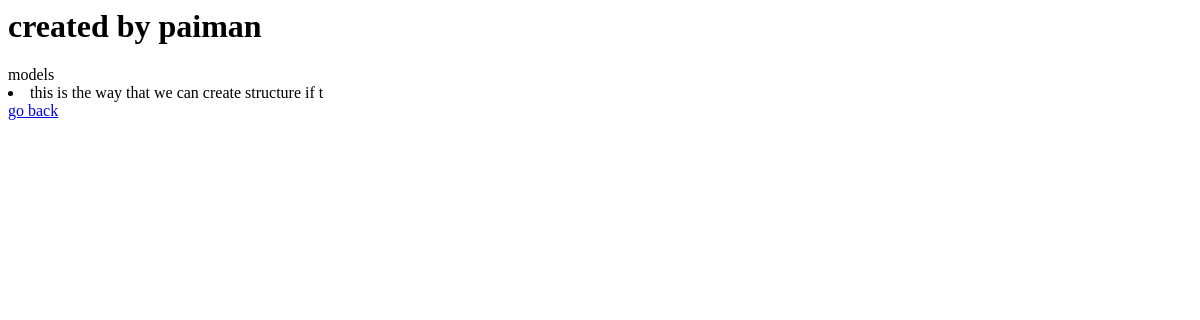
Page /posts/1/ on the earlier database version.
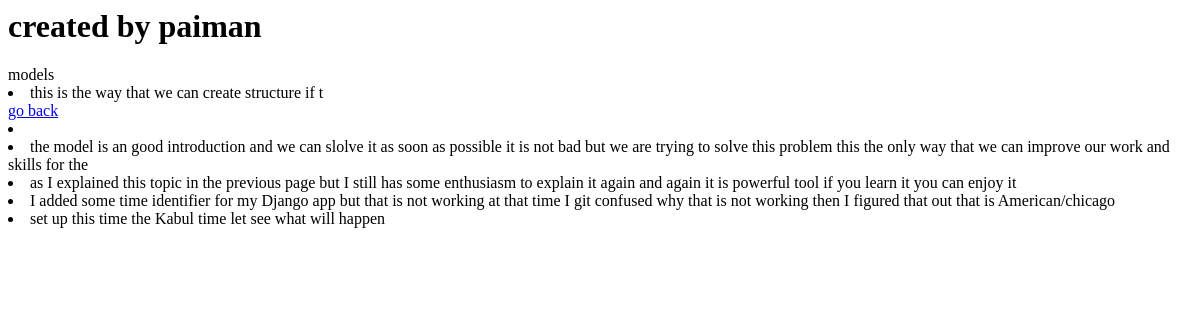
Same page on the later database version.
### posts/models.py (models this page shows)
class comment(models.Model):
    post = models.ForeignKey(Post,on_delete=models.CASCADE)
    title = models.TextField(post,max_length=20,null=True)
    text = models.TextField(max_length=200,null=True,blank=True)
    start_time = models.DateTimeField(null=True)

### posts/views.py (the view)
# urls.py: path('posts/<int:pk>/',post_detail),  # Update the URL pattern for post detail view
def post_detail(request, pk):
    return render(request, 'posts/post_detail.html', context={'key2': Post.objects.get(pk=pk)})

### posts/templates/posts/post_detail.html
<h1> created by paiman </h1>
{{key2.title}}
<li> {{key2.text}}</li>
<a href="/posts/"> go back</a>
{% for i in key2.comment_set.all%}
<li>{{i.text}}</li>
{%endfor%}

Differences in the rows shown:
added comment: text "the model is an good introduction and we can slolve it as soon as possible it is not bad but we are trying to solve this problem this the only way that we can improve our work and skills for the"
added comment: text "as I explained this topic in the previous page but I still has some enthusiasm to explain it again and again it is powerful tool if you learn it you can enjoy it"
added comment: text "I added some time identifier for my Django app but that is not working at that time I git confused why that is not working then I figured that out that is American/chicago"
added comment: text "set up this time the Kabul time let see what will happen"
